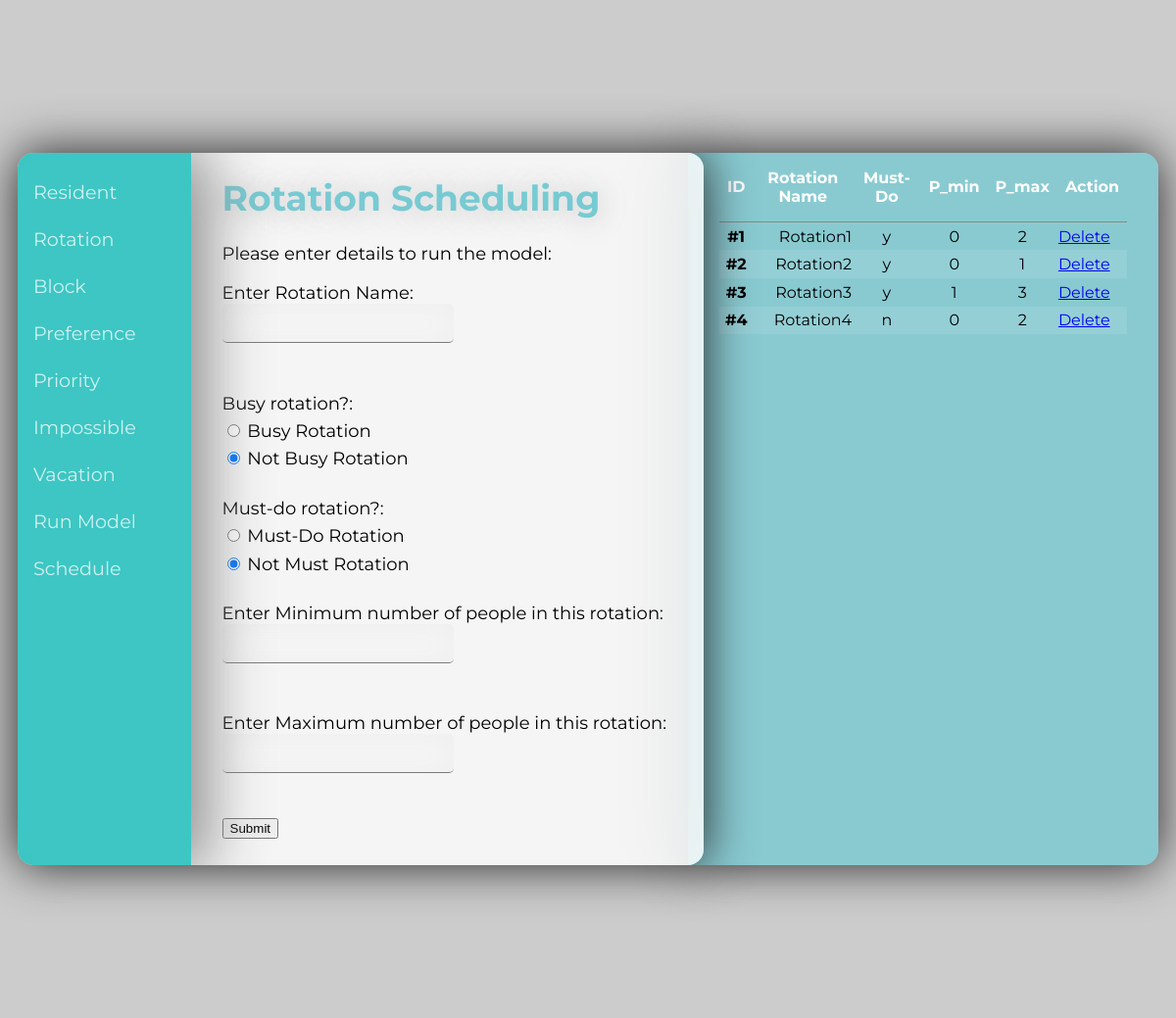
Page /rotation on the committed database.
### main.py (models this page shows, shortened)
class Store_Rotation_data(db.Model):
  __tablename__ = 'rotation'
  rotationId = db.Column('Rotation_id', db.Integer, primary_key = True) # Primary Key
  rotationName = db.Column('Rotation_name', db.String(50))
  mustDo = db.Column('MustDo', db.CHAR)
  busy = db.Column('busy', db.CHAR)
  p_min= db.Column('p_min', db.Integer)
  p_max= db.Column('p_max', db.Integer)

### main.py (the view, shortened to what this page needs)
@app.route('/rotation', methods=['GET', 'POST'])
def rotation():
  result = False
  if not os.path.exists(os.path.join(basedir, 'data.db')):
    db.create_all()
  rotationDatas = Store_Rotation_data.query.all()
  return render_template('rotation.html', result=result, rotationDatas=rotationDatas)

### templates/rotation.html (shortened to what this page needs)
{% extends 'base.html' %}
{% block content %}
<div id="calc" >
  <h1>Rotation Scheduling </h1>
  <p>Please enter details to run the model:</p>
  <form action="{{ url_for('rotation') }}" method="POST">
    <label>Enter Rotation Name:</label>
    <input type="text" name="rotationName">
    <br><br>
    <label>Busy rotation?:</label>
    <div class="form-check">
      <input class="form-check-input" type="radio" name="busy" value="y" id="busy-option">
      <label class="form-check-label" for="busy-option">
      Busy Rotation
    </label>
    </div>
    <div class="form-check">
    <input class="form-check-input" type="radio" name="busy" value="n" id="notBusy-option" checked>
    <label class="form-check-label" for="notBusy-option">
        Not Busy Rotation
      </label>
    </div>
    <br>
    <label>Must-do rotation?:</label>
    <div class="form-check">
      <input class="form-check-input" type="radio" name="mustDo" value="y" id="mustDo-option">
      <label class="form-check-label" for="busy-option">
      Must-Do Rotation
    </label>
    </div>
    <div class="form-check">
    <input class="form-check-input" type="radio" name="mustDo" value="n" id="notMust-option" checked>
    <label class="form-check-label" for="notBusy-option">
        Not Must Rotation
    </label>
    <br><br>
    <label>Enter Minimum number of people in this rotation:</label>
    <input type="number" name="p_min" min="0">
    <br><br>
    <label>Enter Maximum number of people in this rotation:</label>
    <input type="number" name="p_max" min="0">
    <br><br>
    </div>
    <input type="submit" name="Submit" value="Submit">
  </form>
  <br><br>
</div>
{% endblock %}
{% block listItems %}
<table class="rtable">
  <thead class="thead">
    <tr class="list-header">
      <th scope="col" class="tcolumn">ID</th>
      <th scope="col" class="tcolumn">Rotation Name</th>
      <th scope="col" class="tcolumn">Must-Do</th>
      <th scope="col" class="tcolumn">P_min</th>
      <th scope="col" class="tcolumn">P_max</th>
      <th scope="col" class="tcolumn">Action</th>
    </tr>
  </thead>
  <tbody class="tbody">
    {% for rotationData in rotationDatas %}
              <tr class="list-item" >
                <th scope="row">#{{ rotationData.rotationId }}</th>
                <td style="text-align: right;">{{ rotationData.rotationName }}</td>
                <td style="text-align: center;">{{ rotationData.mustDo }}</td>
                <td style="text-align: center;">{{ rotationData.p_min }}</td>
                <td style="text-align: center;">{{ rotationData.p_max }}</td>
                <td><a href = "/deleteRotation/{{rotationData.rotationId}}"> Delete </a></td>
              </tr>
      {% endfor %}
  </tbody>
</table>
{% endblock %}

### templates/base.html (style rules this page uses)
html { --primary: #78CAD2; --darker: #62A8AC; --fg: white; --button: linear-gradient(45deg, rgba(1,196,191,0.8) 0%, rgba(120,202,210,1) 50%, rgba(1,196,191,0.8) 100%); font-family: 'Montserrat', sans-serif; }
input[type=number], input[type=text] { border: 0; box-sizing: border-box; border-bottom: 1px solid rgba(3, 3, 3, 0.5); border-radius: 0.3rem; font-size: large; background-color: inherit; display: block; line-height: 2rem; box-shadow: inset 0px 2px 30px #EEE; height: 2.5rem; transition: border 0.25s ease-out; }
label { display: block; margin-top: 0.4rem; }
.form-check > label { display: inline-block !important; }
h1 { color: var(--primary); text-shadow: 1px 1px 30px #bbb; }
* { box-sizing: border-box; }
table { border-collapse: collapse; }
.list-header { color: var(--fg); text-align: center; border-bottom: #888 solid 1px; }
.tcolumn { padding: 0 0.5rem 1rem 0.5rem; }
.list-item { transition: transform 0.25s ease-out; }
.list-item th { padding-top: 0.3rem; padding-bottom: 0.3rem; }
tbody tr:nth-child(even) { background-color: rgba(255, 255, 255, 0.1); }

### rows in the picture
Store_Rotation_data: rotationId "1", rotationName "Rotation1", mustDo "y", p_min "0", p_max "2"
Store_Rotation_data: rotationId "2", rotationName "Rotation2", mustDo "y", p_min "0", p_max "1"
Store_Rotation_data: rotationId "3", rotationName "Rotation3", mustDo "y", p_min "1", p_max "3"
Store_Rotation_data: rotationId "4", rotationName "Rotation4", mustDo "n", p_min "0", p_max "2"
